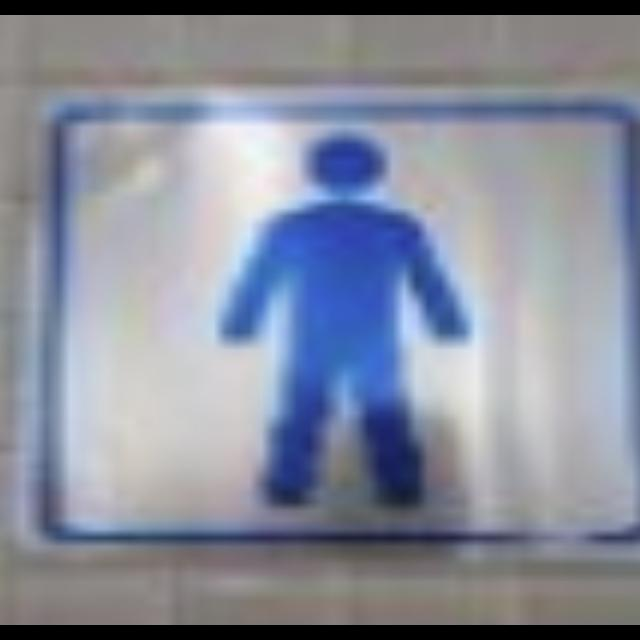
#> input picture BuzzBee/dataset/test/images/100_jpg.rf.07e07fadb3df811328a93189421d41ba.jpg, 640 x 640 px; its folder holds 4 pictures in this run
$ python check_unseen.py
#> lines starting #> are read from the running program, lines starting #| are printed output that depends on the picture
import argparse
from collections import Counter
from pathlib import Path

import cv2
import numpy as np

IMG_EXT = {".jpg", ".jpeg", ".png", ".bmp", ".webp"}
NAMES = ["exit", "mens_restroom", "womens_restroom", "no_entry", "slippery_floor"]
FONT = cv2.FONT_HERSHEY_SIMPLEX


def list_images(folder):
    return sorted(p for p in folder.iterdir() if p.suffix.lower() in IMG_EXT) if folder.exists() else []


def check_labels(root):
    images = list_images(root / "images")
    print(f"\n=== LABEL CHECK: {len(images)} images in {root / 'images'} ===")
    counts, problems, empty = Counter(), [], 0
    for img in images:
        lf = root / "labels" / (img.stem + ".txt")
        if not lf.exists():
            problems.append(f"no label file for {img.name} (create an empty {img.stem}.txt if it has no sign)")
            continue
        rows = [ln.split() for ln in lf.read_text().splitlines() if ln.strip()]
        if not rows:
            empty += 1
            continue
        ids = set()
        for r in rows:
            try:
                cid, vals = int(r[0]), [float(x) for x in r[1:]]
            except ValueError:
                problems.append(f"{lf.name}: unreadable line '{' '.join(r)}'")
                continue
            if len(r) != 5:
                problems.append(f"{lf.name}: expected 5 values per line (class x y w h), got {len(r)}")
            elif cid not in range(len(NAMES)):
                problems.append(f"{lf.name}: class id {cid} is not 0-{len(NAMES) - 1}")
            elif any(v < 0 or v > 1 for v in vals):
                problems.append(f"{lf.name}: box values must be between 0 and 1")
            else:
                ids.add(cid)
        counts.update(ids)

    print(f"{'class':18s}images")
    for i, n in enumerate(NAMES):
        print(f"{i} {n:16s}{counts[i]}")
    print(f"{'(no sign)':18s}{empty}")
    if problems:
        print(f"\n{len(problems)} problem(s):")
        for p in problems:
            print("  -", p)
    else:
        print("\nNo label problems found.")


def dhash(path, size=16):
    """Difference hash: size*size bits describing whether brightness rises left to right."""
#> called with size = 16
    img = cv2.imread(str(path), cv2.IMREAD_GRAYSCALE)
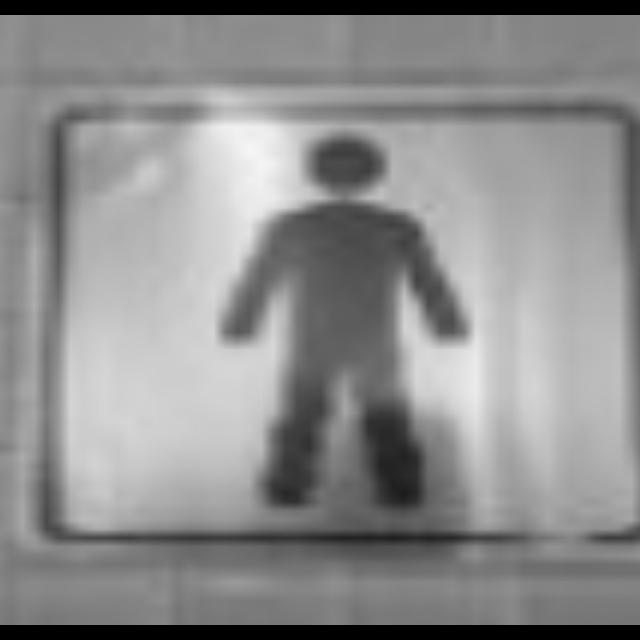
#> img: shape (640, 640); min 0, max 246, mean 141.3
    if img is None:
        return None
    small = cv2.resize(img, (size + 1, size), interpolation=cv2.INTER_AREA)
    return (small[:, 1:] > small[:, :-1]).flatten()


def thumb(path, w=320, h=240):
    """Image scaled to fit inside w x h on a dark background."""
    canvas = np.full((h, w, 3), 40, np.uint8)
    img = cv2.imread(str(path))
    if img is None:
        return canvas
    s = min(w / img.shape[1], h / img.shape[0])
    nw, nh = max(int(img.shape[1] * s), 1), max(int(img.shape[0] * s), 1)
    img = cv2.resize(img, (nw, nh))
    y, x = (h - nh) // 2, (w - nw) // 2
    canvas[y:y + nh, x:x + nw] = img
    return canvas


def save_pair_pages(pairs, out_dir, per_page=4):
    """Save pages of side-by-side pairs: unseen image on the left, its closest dataset image on the right."""
    out_dir.mkdir(parents=True, exist_ok=True)
    for old in out_dir.glob("page_*.jpg"):
        old.unlink()
    pages = []
    for start in range(0, len(pairs), per_page):
        rows = []
        for unseen, match, dist, rel in pairs[start:start + per_page]:
            cap = np.full((24, 640, 3), 30, np.uint8)
            text = f"d={dist}/256  {unseen.name[:30]}  |  {rel[:34]}"
            cv2.putText(cap, text, (6, 17), FONT, 0.42, (255, 255, 255), 1)
            rows.append(np.vstack([cap, np.hstack([thumb(unseen), thumb(match)])]))
        page = out_dir / f"page_{start // per_page + 1:02d}.jpg"
        cv2.imwrite(str(page), np.vstack(rows))
        pages.append(page)
    return pages


def check_overlap(root, dataset, threshold, pairs_dir):
    unseen = list_images(root / "images")
    ref_paths = [p for s in ("train", "valid", "test") for p in list_images(dataset / s / "images")]
    print(f"\n=== OVERLAP CHECK: {len(unseen)} unseen vs {len(ref_paths)} dataset images ===")
    ref = [(p, dhash(p)) for p in ref_paths]
#> call 2 of dhash, with size = 16
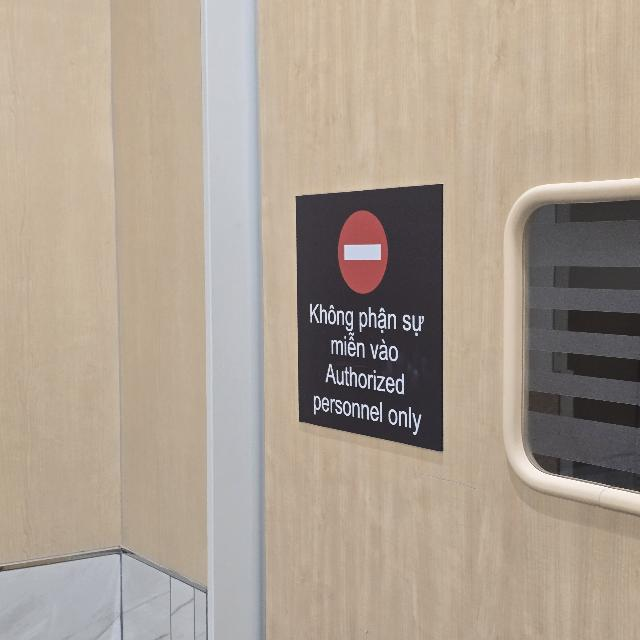
#> input picture BuzzBee/dataset/test/images/10_jpg.rf.3594f899f3f0200bafdda74999175020.jpg, 640 x 640 px
#> in dhash (call 2), `img = cv2.imread(str(path), cv2.IMREAD_GRAYSCALE)`:
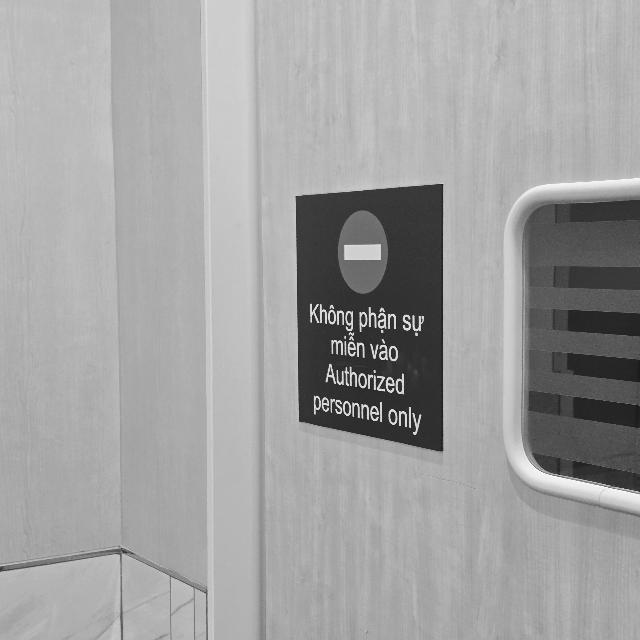
#> img: shape (640, 640); min 6, max 255, mean 160.4
#> call 3 of dhash, with size = 16
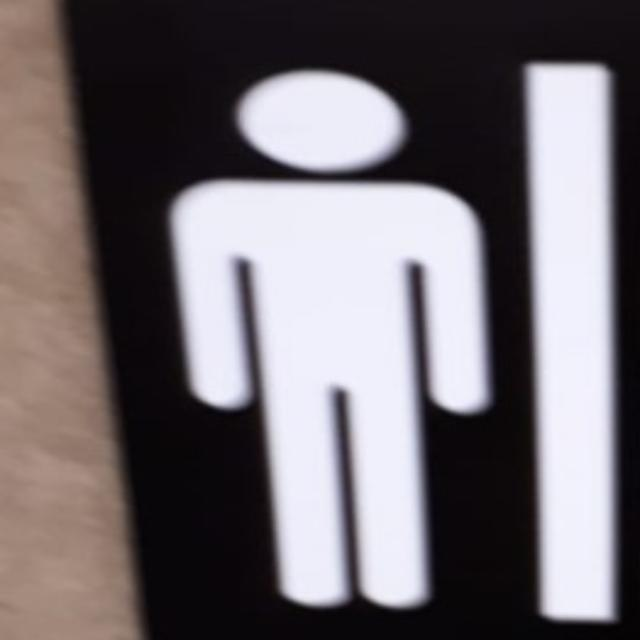
#> input picture BuzzBee/dataset/test/images/113_jpg.rf.53ad411d08ee5ecf5f2260ad4a9966e0.jpg, 640 x 640 px
#> in dhash (call 3), `img = cv2.imread(str(path), cv2.IMREAD_GRAYSCALE)`:
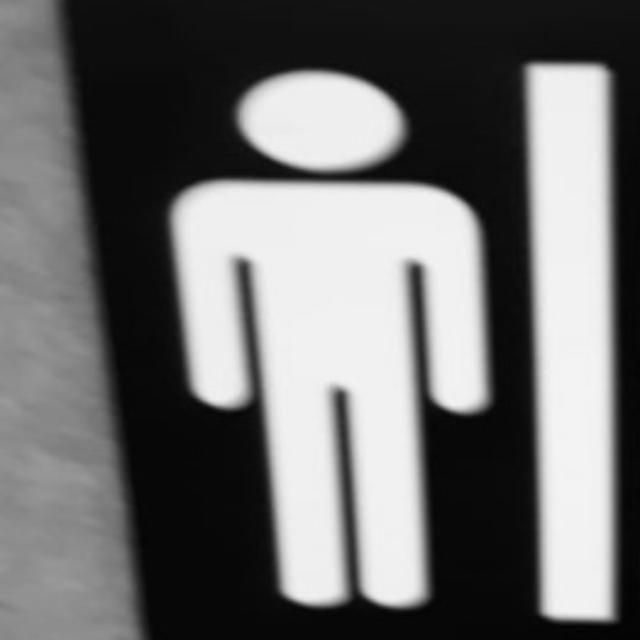
#> img: shape (640, 640); min 2, max 244, mean 110.1
#> call 4 of dhash, with size = 16
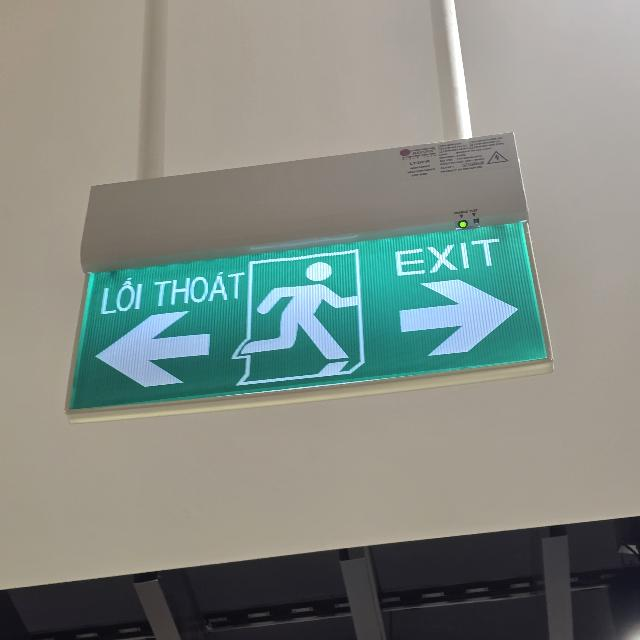
#> input picture BuzzBee/dataset/test/images/11_jpg.rf.7e26a7ce667e5dbad210a5ea375ccf16.jpg, 640 x 640 px
#> in dhash (call 4), `img = cv2.imread(str(path), cv2.IMREAD_GRAYSCALE)`:
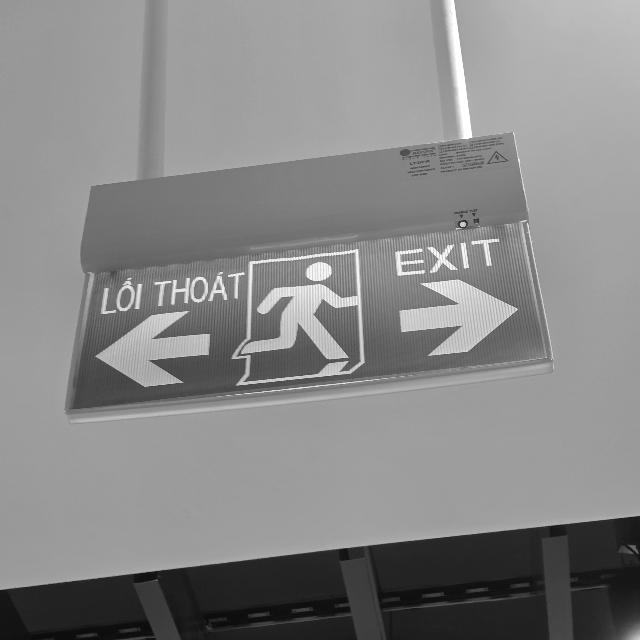
#> img: shape (640, 640); min 6, max 255, mean 135.2
#> ref = 12 items
    ref = [(p, h) for p, h in ref if h is not None]
    if not ref:
        print("No reference images found. Is the dataset folder correct?")
        return
    ref_hashes = np.stack([h for _, h in ref])

    pairs = []
    for img in unseen:
        h = dhash(img)
        if h is None:
            print(f"  could not read {img.name}")
            continue
        dist = np.count_nonzero(ref_hashes != h, axis=1)
#> dist = [0, 108, 138, 145, 0, 108, 138, 145, 0, 108, 138, 145]
        j = int(dist.argmin())
#> j = 0
        if dist[j] <= threshold:
#> (the run stopped early here; a loop or call above may not have finished)
